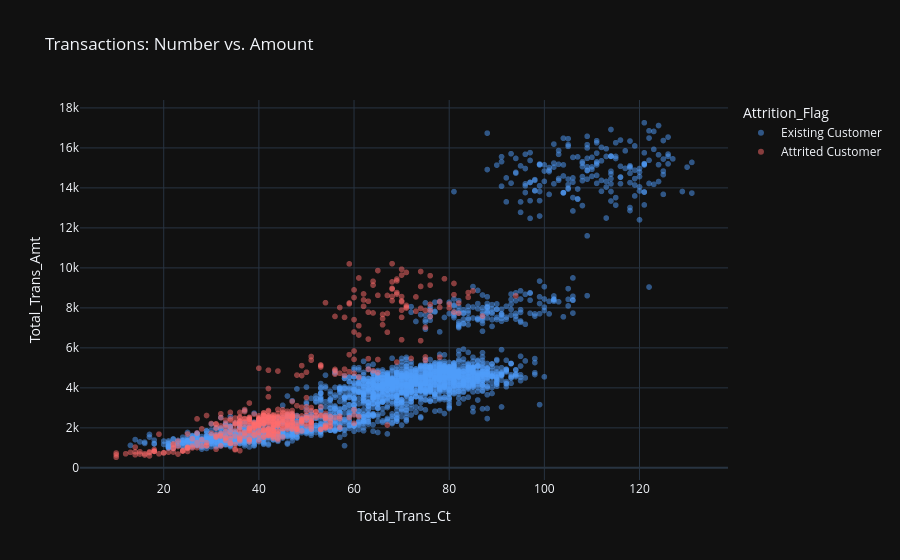

Write notebook code for a chart like this one.
### Code cell
sample = mainData.sample(min(3000, len(mainData)), random_state=42)
fig2 = px.scatter(
    sample, x="Total_Trans_Ct", y="Total_Trans_Amt", color="Attrition_Flag",
    color_discrete_map={"Existing Customer": "#4F9CF9", "Attrited Customer": "#FF6B6B"},
    opacity=0.5, title="Transactions: Number vs. Amount", template="plotly_dark"
)
fig2.show()

### Figure 1 — Plotly figure (JSON) as saved in the notebook; plotly's stock layout.template omitted (floating-point values rounded to 4 significant figures; data arrays with more than 128 entries replaced by an {"elided": "..."} marker saying what was removed)
{"data": [{"hovertemplate": "Attrition_Flag=Existing Customer<br>Total_Trans_Ct=%{x}<br>Total_Trans_Amt=%{y}<extra></extra>", "legendgroup": "Existing Customer", "marker": {"color": "#4F9CF9", "opacity": 0.5, "symbol": "circle"}, "mode": "markers", "name": "Existing Customer", "showlegend": true, "type": "scattergl", "x": {"elided": "2509 int values"}, "xaxis": "x", "y": {"elided": "2509 int values"}, "yaxis": "y"}, {"hovertemplate": "Attrition_Flag=Attrited Customer<br>Total_Trans_Ct=%{x}<br>Total_Trans_Amt=%{y}<extra></extra>", "legendgroup": "Attrited Customer", "marker": {"color": "#FF6B6B", "opacity": 0.5, "symbol": "circle"}, "mode": "markers", "name": "Attrited Customer", "showlegend": true, "type": "scattergl", "x": {"elided": "491 int values"}, "xaxis": "x", "y": {"elided": "491 int values"}, "yaxis": "y"}], "layout": {"legend": {"title": {"text": "Attrition_Flag"}, "tracegroupgap": 0}, "title": {"text": "Transactions: Number vs. Amount"}, "xaxis": {"anchor": "y", "domain": [0, 1], "title": {"text": "Total_Trans_Ct"}}, "yaxis": {"anchor": "x", "domain": [0, 1], "title": {"text": "Total_Trans_Amt"}}}}
